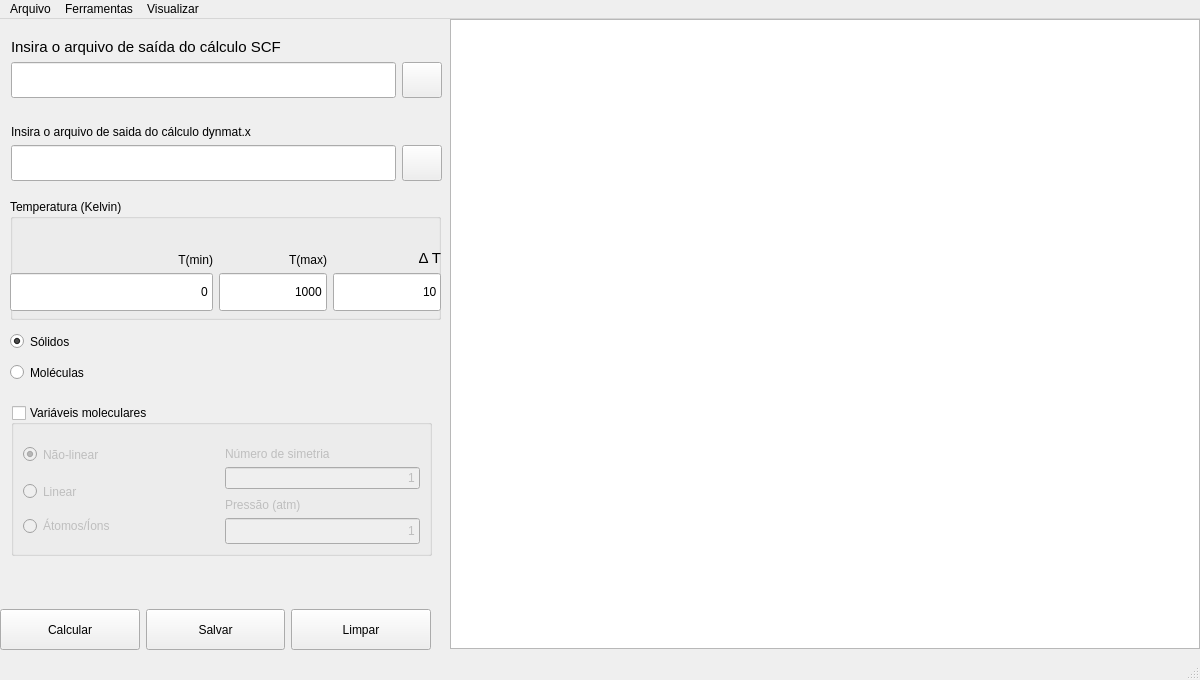
<?xml version="1.0" encoding="UTF-8"?>
<ui version="4.0">
 <class>MainWindow</class>
 <widget class="QMainWindow" name="MainWindow">
  <property name="geometry">
   <rect>
    <x>0</x>
    <y>0</y>
    <width>1200</width>
    <height>680</height>
   </rect>
  </property>
  <property name="sizePolicy">
   <sizepolicy hsizetype="Expanding" vsizetype="Expanding">
    <horstretch>0</horstretch>
    <verstretch>0</verstretch>
   </sizepolicy>
  </property>
  <property name="minimumSize">
   <size>
    <width>1200</width>
    <height>680</height>
   </size>
  </property>
  <property name="maximumSize">
   <size>
    <width>1200</width>
    <height>780</height>
   </size>
  </property>
  <property name="windowTitle">
   <string>Termoquimica</string>
  </property>
  <widget class="QWidget" name="centralwidget">
   <property name="minimumSize">
    <size>
     <width>1200</width>
     <height>680</height>
    </size>
   </property>
   <property name="maximumSize">
    <size>
     <width>1200</width>
     <height>680</height>
    </size>
   </property>
   <widget class="QGroupBox" name="groupBox_2">
    <property name="geometry">
     <rect>
      <x>10</x>
      <y>180</y>
      <width>431</width>
      <height>121</height>
     </rect>
    </property>
    <property name="styleSheet">
     <string notr="true">font: 11pt &quot;Ubuntu&quot;;</string>
    </property>
    <property name="title">
     <string>Temperatura (Kelvin)</string>
    </property>
    <widget class="QWidget" name="layoutWidget">
     <property name="geometry">
      <rect>
       <x>0</x>
       <y>30</y>
       <width>431</width>
       <height>82</height>
      </rect>
     </property>
     <layout class="QGridLayout" name="gridLayout_4">
      <item row="0" column="2">
       <widget class="QLabel" name="labeldeltaT">
        <property name="sizePolicy">
         <sizepolicy hsizetype="Expanding" vsizetype="Expanding">
          <horstretch>0</horstretch>
          <verstretch>0</verstretch>
         </sizepolicy>
        </property>
        <property name="styleSheet">
         <string notr="true">font: 11pt &quot;Ubuntu&quot;;</string>
        </property>
        <property name="text">
         <string>&lt;!DOCTYPE HTML PUBLIC &quot;-//W3C//DTD HTML 4.0//EN&quot; &quot;http://www.w3.org/TR/REC-html40/strict.dtd&quot;&gt;
&lt;html&gt;&lt;head&gt;&lt;meta name=&quot;qrichtext&quot; content=&quot;1&quot; /&gt;&lt;style type=&quot;text/css&quot;&gt;
p, li { white-space: pre-wrap; }
&lt;/style&gt;&lt;/head&gt;&lt;body style=&quot; font-family:'Arial'; font-size:11pt; font-weight:400; font-style:normal;&quot;&gt;
&lt;p style=&quot; margin-top:0px; margin-bottom:0px; margin-left:0px; margin-right:0px; -qt-block-indent:0; text-indent:0px;&quot;&gt; &amp;Delta; T&lt;/p&gt;&lt;/body&gt;&lt;/html&gt;</string>
        </property>
        <property name="alignment">
         <set>Qt::AlignBottom|Qt::AlignRight|Qt::AlignTrailing</set>
        </property>
       </widget>
      </item>
      <item row="0" column="0">
       <widget class="QLabel" name="label_3">
        <property name="sizePolicy">
         <sizepolicy hsizetype="Expanding" vsizetype="Expanding">
          <horstretch>0</horstretch>
          <verstretch>0</verstretch>
         </sizepolicy>
        </property>
        <property name="styleSheet">
         <string notr="true">font: 11pt &quot;Ubuntu&quot;;</string>
        </property>
        <property name="text">
         <string> T(min)</string>
        </property>
        <property name="alignment">
         <set>Qt::AlignBottom|Qt::AlignRight|Qt::AlignTrailing</set>
        </property>
       </widget>
      </item>
      <item row="0" column="1">
       <widget class="QLabel" name="label_4">
        <property name="sizePolicy">
         <sizepolicy hsizetype="Expanding" vsizetype="Expanding">
          <horstretch>0</horstretch>
          <verstretch>0</verstretch>
         </sizepolicy>
        </property>
        <property name="styleSheet">
         <string notr="true">font: 11pt &quot;Ubuntu&quot;;</string>
        </property>
        <property name="text">
         <string> T(max)</string>
        </property>
        <property name="alignment">
         <set>Qt::AlignBottom|Qt::AlignRight|Qt::AlignTrailing</set>
        </property>
       </widget>
      </item>
      <item row="2" column="0">
       <widget class="QLineEdit" name="T_min">
        <property name="sizePolicy">
         <sizepolicy hsizetype="Expanding" vsizetype="Expanding">
          <horstretch>1</horstretch>
          <verstretch>0</verstretch>
         </sizepolicy>
        </property>
        <property name="styleSheet">
         <string notr="true">font: 11pt &quot;Ubuntu&quot;;</string>
        </property>
        <property name="text">
         <string>0</string>
        </property>
        <property name="alignment">
         <set>Qt::AlignRight|Qt::AlignTrailing|Qt::AlignVCenter</set>
        </property>
       </widget>
      </item>
      <item row="2" column="1">
       <widget class="QLineEdit" name="T_max">
        <property name="sizePolicy">
         <sizepolicy hsizetype="Expanding" vsizetype="Expanding">
          <horstretch>0</horstretch>
          <verstretch>0</verstretch>
         </sizepolicy>
        </property>
        <property name="styleSheet">
         <string notr="true">font: 11pt &quot;Ubuntu&quot;;</string>
        </property>
        <property name="text">
         <string>1000</string>
        </property>
        <property name="alignment">
         <set>Qt::AlignRight|Qt::AlignTrailing|Qt::AlignVCenter</set>
        </property>
       </widget>
      </item>
      <item row="2" column="2">
       <widget class="QLineEdit" name="deltaT">
        <property name="sizePolicy">
         <sizepolicy hsizetype="Expanding" vsizetype="Expanding">
          <horstretch>0</horstretch>
          <verstretch>0</verstretch>
         </sizepolicy>
        </property>
        <property name="layoutDirection">
         <enum>Qt::LeftToRight</enum>
        </property>
        <property name="styleSheet">
         <string notr="true">font: 11pt &quot;Ubuntu&quot;;</string>
        </property>
        <property name="text">
         <string>10</string>
        </property>
        <property name="alignment">
         <set>Qt::AlignRight|Qt::AlignTrailing|Qt::AlignVCenter</set>
        </property>
       </widget>
      </item>
     </layout>
    </widget>
   </widget>
   <widget class="QGroupBox" name="groupBox">
    <property name="geometry">
     <rect>
      <x>11</x>
      <y>386</y>
      <width>421</width>
      <height>151</height>
     </rect>
    </property>
    <property name="sizePolicy">
     <sizepolicy hsizetype="Preferred" vsizetype="Preferred">
      <horstretch>0</horstretch>
      <verstretch>0</verstretch>
     </sizepolicy>
    </property>
    <property name="styleSheet">
     <string notr="true">font: 11pt &quot;Ubuntu&quot;;</string>
    </property>
    <property name="title">
     <string>Variáveis moleculares</string>
    </property>
    <property name="checkable">
     <bool>true</bool>
    </property>
    <property name="checked">
     <bool>false</bool>
    </property>
    <layout class="QGridLayout" name="gridLayout">
     <property name="sizeConstraint">
      <enum>QLayout::SetMaximumSize</enum>
     </property>
     <item row="4" column="0" rowspan="2">
      <widget class="QRadioButton" name="Atoms">
       <property name="sizePolicy">
        <sizepolicy hsizetype="Expanding" vsizetype="Expanding">
         <horstretch>0</horstretch>
         <verstretch>0</verstretch>
        </sizepolicy>
       </property>
       <property name="styleSheet">
        <string notr="true">font: 11pt &quot;Ubuntu&quot;;</string>
       </property>
       <property name="text">
        <string>Átomos/Íons</string>
       </property>
      </widget>
     </item>
     <item row="3" column="1" rowspan="2">
      <widget class="QLabel" name="label">
       <property name="sizePolicy">
        <sizepolicy hsizetype="Expanding" vsizetype="Expanding">
         <horstretch>0</horstretch>
         <verstretch>0</verstretch>
        </sizepolicy>
       </property>
       <property name="styleSheet">
        <string notr="true">font: 11pt &quot;Ubuntu&quot;;</string>
       </property>
       <property name="text">
        <string>Pressão (atm)</string>
       </property>
       <property name="alignment">
        <set>Qt::AlignBottom|Qt::AlignLeading|Qt::AlignLeft</set>
       </property>
      </widget>
     </item>
     <item row="5" column="1">
      <widget class="QLineEdit" name="line_Press">
       <property name="sizePolicy">
        <sizepolicy hsizetype="Expanding" vsizetype="Expanding">
         <horstretch>0</horstretch>
         <verstretch>0</verstretch>
        </sizepolicy>
       </property>
       <property name="styleSheet">
        <string notr="true">font: 12pt &quot;Ubuntu&quot;;</string>
       </property>
       <property name="text">
        <string>1</string>
       </property>
       <property name="alignment">
        <set>Qt::AlignRight|Qt::AlignTrailing|Qt::AlignVCenter</set>
       </property>
      </widget>
     </item>
     <item row="2" column="0" rowspan="2">
      <widget class="QRadioButton" name="Linear">
       <property name="sizePolicy">
        <sizepolicy hsizetype="Expanding" vsizetype="Expanding">
         <horstretch>0</horstretch>
         <verstretch>0</verstretch>
        </sizepolicy>
       </property>
       <property name="styleSheet">
        <string notr="true">font: 11pt &quot;Ubuntu&quot;;</string>
       </property>
       <property name="text">
        <string>Linear</string>
       </property>
      </widget>
     </item>
     <item row="0" column="0" rowspan="2">
      <widget class="QRadioButton" name="NoLinear">
       <property name="sizePolicy">
        <sizepolicy hsizetype="Expanding" vsizetype="Expanding">
         <horstretch>0</horstretch>
         <verstretch>0</verstretch>
        </sizepolicy>
       </property>
       <property name="styleSheet">
        <string notr="true">font: 11pt &quot;Ubuntu&quot;;</string>
       </property>
       <property name="text">
        <string>Não-linear</string>
       </property>
       <property name="checked">
        <bool>true</bool>
       </property>
      </widget>
     </item>
     <item row="0" column="1">
      <widget class="QLabel" name="sym">
       <property name="sizePolicy">
        <sizepolicy hsizetype="Expanding" vsizetype="Expanding">
         <horstretch>0</horstretch>
         <verstretch>0</verstretch>
        </sizepolicy>
       </property>
       <property name="styleSheet">
        <string notr="true">font: 11pt &quot;Ubuntu&quot;;</string>
       </property>
       <property name="text">
        <string>Número de simetria</string>
       </property>
       <property name="alignment">
        <set>Qt::AlignBottom|Qt::AlignLeading|Qt::AlignLeft</set>
       </property>
      </widget>
     </item>
     <item row="1" column="1" rowspan="2">
      <widget class="QLineEdit" name="line_sym">
       <property name="sizePolicy">
        <sizepolicy hsizetype="Expanding" vsizetype="Expanding">
         <horstretch>0</horstretch>
         <verstretch>0</verstretch>
        </sizepolicy>
       </property>
       <property name="styleSheet">
        <string notr="true">font: 12pt &quot;Ubuntu&quot;;</string>
       </property>
       <property name="text">
        <string>1</string>
       </property>
       <property name="alignment">
        <set>Qt::AlignRight|Qt::AlignTrailing|Qt::AlignVCenter</set>
       </property>
      </widget>
     </item>
    </layout>
   </widget>
   <widget class="QWidget" name="layoutWidget_3">
    <property name="geometry">
     <rect>
      <x>11</x>
      <y>1</y>
      <width>431</width>
      <height>161</height>
     </rect>
    </property>
    <layout class="QGridLayout" name="gridLayout_2">
     <item row="0" column="0">
      <widget class="QLabel" name="label_6">
       <property name="sizePolicy">
        <sizepolicy hsizetype="Expanding" vsizetype="Expanding">
         <horstretch>0</horstretch>
         <verstretch>0</verstretch>
        </sizepolicy>
       </property>
       <property name="font">
        <font>
         <family>Ubuntu</family>
         <pointsize>11</pointsize>
         <weight>50</weight>
         <italic>false</italic>
         <bold>false</bold>
        </font>
       </property>
       <property name="styleSheet">
        <string notr="true">font: 11pt &quot;Ubuntu&quot;;</string>
       </property>
       <property name="text">
        <string>Insira o arquivo de saída do cálculo SCF</string>
       </property>
       <property name="alignment">
        <set>Qt::AlignBottom|Qt::AlignLeading|Qt::AlignLeft</set>
       </property>
      </widget>
     </item>
     <item row="1" column="0">
      <widget class="QLineEdit" name="line_scf">
       <property name="sizePolicy">
        <sizepolicy hsizetype="Expanding" vsizetype="Expanding">
         <horstretch>0</horstretch>
         <verstretch>0</verstretch>
        </sizepolicy>
       </property>
       <property name="font">
        <font>
         <family>Ubuntu</family>
         <pointsize>10</pointsize>
         <weight>3</weight>
         <italic>true</italic>
         <bold>false</bold>
        </font>
       </property>
       <property name="styleSheet">
        <string notr="true">font: 25 italic 10pt &quot;Ubuntu&quot;;</string>
       </property>
      </widget>
     </item>
     <item row="1" column="1">
      <widget class="QPushButton" name="btn1">
       <property name="sizePolicy">
        <sizepolicy hsizetype="Minimum" vsizetype="Expanding">
         <horstretch>0</horstretch>
         <verstretch>0</verstretch>
        </sizepolicy>
       </property>
       <property name="styleSheet">
        <string notr="true">font: 11pt &quot;Ubuntu&quot;;</string>
       </property>
       <property name="text">
        <string/>
       </property>
      </widget>
     </item>
     <item row="2" column="0">
      <widget class="QLabel" name="label_7">
       <property name="sizePolicy">
        <sizepolicy hsizetype="Expanding" vsizetype="Expanding">
         <horstretch>0</horstretch>
         <verstretch>0</verstretch>
        </sizepolicy>
       </property>
       <property name="styleSheet">
        <string notr="true">font: 11pt &quot;Ubuntu&quot;;</string>
       </property>
       <property name="text">
        <string>Insira o arquivo de saida do cálculo dynmat.x</string>
       </property>
       <property name="alignment">
        <set>Qt::AlignBottom|Qt::AlignLeading|Qt::AlignLeft</set>
       </property>
      </widget>
     </item>
     <item row="3" column="0">
      <widget class="QLineEdit" name="line_dynmat">
       <property name="sizePolicy">
        <sizepolicy hsizetype="Expanding" vsizetype="Expanding">
         <horstretch>0</horstretch>
         <verstretch>0</verstretch>
        </sizepolicy>
       </property>
       <property name="font">
        <font>
         <family>Ubuntu</family>
         <pointsize>10</pointsize>
         <weight>3</weight>
         <italic>true</italic>
         <bold>false</bold>
        </font>
       </property>
       <property name="styleSheet">
        <string notr="true">font: 25 italic 10pt &quot;Ubuntu&quot;;</string>
       </property>
      </widget>
     </item>
     <item row="3" column="1">
      <widget class="QPushButton" name="btn2">
       <property name="sizePolicy">
        <sizepolicy hsizetype="Minimum" vsizetype="Expanding">
         <horstretch>0</horstretch>
         <verstretch>0</verstretch>
        </sizepolicy>
       </property>
       <property name="styleSheet">
        <string notr="true">font: 11pt &quot;Ubuntu&quot;;</string>
       </property>
       <property name="text">
        <string/>
       </property>
      </widget>
     </item>
    </layout>
   </widget>
   <widget class="QTextEdit" name="texto1">
    <property name="geometry">
     <rect>
      <x>450</x>
      <y>0</y>
      <width>750</width>
      <height>630</height>
     </rect>
    </property>
    <property name="sizePolicy">
     <sizepolicy hsizetype="Expanding" vsizetype="Expanding">
      <horstretch>0</horstretch>
      <verstretch>0</verstretch>
     </sizepolicy>
    </property>
    <property name="minimumSize">
     <size>
      <width>745</width>
      <height>630</height>
     </size>
    </property>
    <property name="maximumSize">
     <size>
      <width>750</width>
      <height>630</height>
     </size>
    </property>
    <property name="sizeAdjustPolicy">
     <enum>QAbstractScrollArea::AdjustToContents</enum>
    </property>
   </widget>
   <widget class="QWidget" name="layoutWidget_4">
    <property name="geometry">
     <rect>
      <x>0</x>
      <y>590</y>
      <width>431</width>
      <height>41</height>
     </rect>
    </property>
    <layout class="QHBoxLayout" name="horizontalLayout_2">
     <item>
      <widget class="QPushButton" name="btn3">
       <property name="sizePolicy">
        <sizepolicy hsizetype="Preferred" vsizetype="Preferred">
         <horstretch>0</horstretch>
         <verstretch>0</verstretch>
        </sizepolicy>
       </property>
       <property name="styleSheet">
        <string notr="true">font: 11pt &quot;Ubuntu&quot;;</string>
       </property>
       <property name="text">
        <string>Calcular</string>
       </property>
      </widget>
     </item>
     <item>
      <widget class="QPushButton" name="btn4">
       <property name="sizePolicy">
        <sizepolicy hsizetype="Preferred" vsizetype="Preferred">
         <horstretch>0</horstretch>
         <verstretch>0</verstretch>
        </sizepolicy>
       </property>
       <property name="styleSheet">
        <string notr="true">font: 11pt &quot;Ubuntu&quot;;</string>
       </property>
       <property name="text">
        <string>Salvar</string>
       </property>
      </widget>
     </item>
     <item>
      <widget class="QPushButton" name="btn5">
       <property name="sizePolicy">
        <sizepolicy hsizetype="Preferred" vsizetype="Preferred">
         <horstretch>0</horstretch>
         <verstretch>0</verstretch>
        </sizepolicy>
       </property>
       <property name="styleSheet">
        <string notr="true">font: 11pt &quot;Ubuntu&quot;;</string>
       </property>
       <property name="text">
        <string>Limpar</string>
       </property>
      </widget>
     </item>
    </layout>
   </widget>
   <widget class="QWidget" name="layoutWidget">
    <property name="geometry">
     <rect>
      <x>10</x>
      <y>310</y>
      <width>141</width>
      <height>56</height>
     </rect>
    </property>
    <layout class="QGridLayout" name="gridLayout_3">
     <item row="0" column="0">
      <widget class="QRadioButton" name="Solid">
       <property name="sizePolicy">
        <sizepolicy hsizetype="Expanding" vsizetype="Expanding">
         <horstretch>0</horstretch>
         <verstretch>0</verstretch>
        </sizepolicy>
       </property>
       <property name="styleSheet">
        <string notr="true">font: 11pt &quot;Ubuntu&quot;;</string>
       </property>
       <property name="text">
        <string>Sólidos</string>
       </property>
       <property name="checked">
        <bool>true</bool>
       </property>
      </widget>
     </item>
     <item row="0" column="1">
      <widget class="QLabel" name="label_2">
       <property name="text">
        <string/>
       </property>
      </widget>
     </item>
     <item row="1" column="0">
      <widget class="QRadioButton" name="Molecule">
       <property name="sizePolicy">
        <sizepolicy hsizetype="Expanding" vsizetype="Expanding">
         <horstretch>0</horstretch>
         <verstretch>0</verstretch>
        </sizepolicy>
       </property>
       <property name="styleSheet">
        <string notr="true">font: 11pt &quot;Ubuntu&quot;;</string>
       </property>
       <property name="text">
        <string>Moléculas</string>
       </property>
      </widget>
     </item>
     <item row="1" column="1">
      <widget class="QLabel" name="label_5">
       <property name="text">
        <string/>
       </property>
      </widget>
     </item>
    </layout>
   </widget>
  </widget>
  <widget class="QMenuBar" name="menuBar">
   <property name="geometry">
    <rect>
     <x>0</x>
     <y>0</y>
     <width>1200</width>
     <height>25</height>
    </rect>
   </property>
   <property name="styleSheet">
    <string notr="true">font: 12pt &quot;Ubuntu&quot;;</string>
   </property>
   <widget class="QMenu" name="menuFile">
    <property name="title">
     <string>Arquivo</string>
    </property>
    <addaction name="sobre"/>
    <addaction name="ajuda"/>
    <addaction name="fechar"/>
   </widget>
   <widget class="QMenu" name="menuTools">
    <property name="title">
     <string>Ferramentas</string>
    </property>
    <addaction name="simetria"/>
    <addaction name="convert"/>
   </widget>
   <widget class="QMenu" name="menuView">
    <property name="title">
     <string>Visualizar</string>
    </property>
    <addaction name="tempU"/>
    <addaction name="tempS"/>
    <addaction name="tempH"/>
    <addaction name="tempG"/>
    <addaction name="tempA"/>
    <addaction name="Complete"/>
   </widget>
   <addaction name="menuFile"/>
   <addaction name="menuTools"/>
   <addaction name="menuView"/>
  </widget>
  <widget class="QStatusBar" name="statusBar"/>
  <action name="sobre">
   <property name="text">
    <string>Sobre</string>
   </property>
  </action>
  <action name="ajuda">
   <property name="text">
    <string>Ajuda</string>
   </property>
  </action>
  <action name="fechar">
   <property name="text">
    <string>Fechar</string>
   </property>
  </action>
  <action name="simetria">
   <property name="text">
    <string>Números de simetria</string>
   </property>
  </action>
  <action name="convert">
   <property name="text">
    <string>Fatores de conversão</string>
   </property>
  </action>
  <action name="tempU">
   <property name="text">
    <string>Temperatura x E_interna</string>
   </property>
   <property name="shortcut">
    <string>F7</string>
   </property>
  </action>
  <action name="tempS">
   <property name="text">
    <string>Temperatura x Entropia</string>
   </property>
   <property name="shortcut">
    <string>F8</string>
   </property>
  </action>
  <action name="tempH">
   <property name="text">
    <string>Temperatura x Entalpia</string>
   </property>
   <property name="shortcut">
    <string>F9</string>
   </property>
  </action>
  <action name="tempG">
   <property name="text">
    <string>Temperatura x E_Gibbs</string>
   </property>
   <property name="shortcut">
    <string>F10</string>
   </property>
  </action>
  <action name="tempA">
   <property name="text">
    <string>Temperatura x E_Helmholtz</string>
   </property>
   <property name="shortcut">
    <string>F11</string>
   </property>
  </action>
  <action name="Complete">
   <property name="text">
    <string>Completo</string>
   </property>
   <property name="shortcut">
    <string>F12</string>
   </property>
  </action>
 </widget>
 <resources/>
 <connections/>
</ui>
